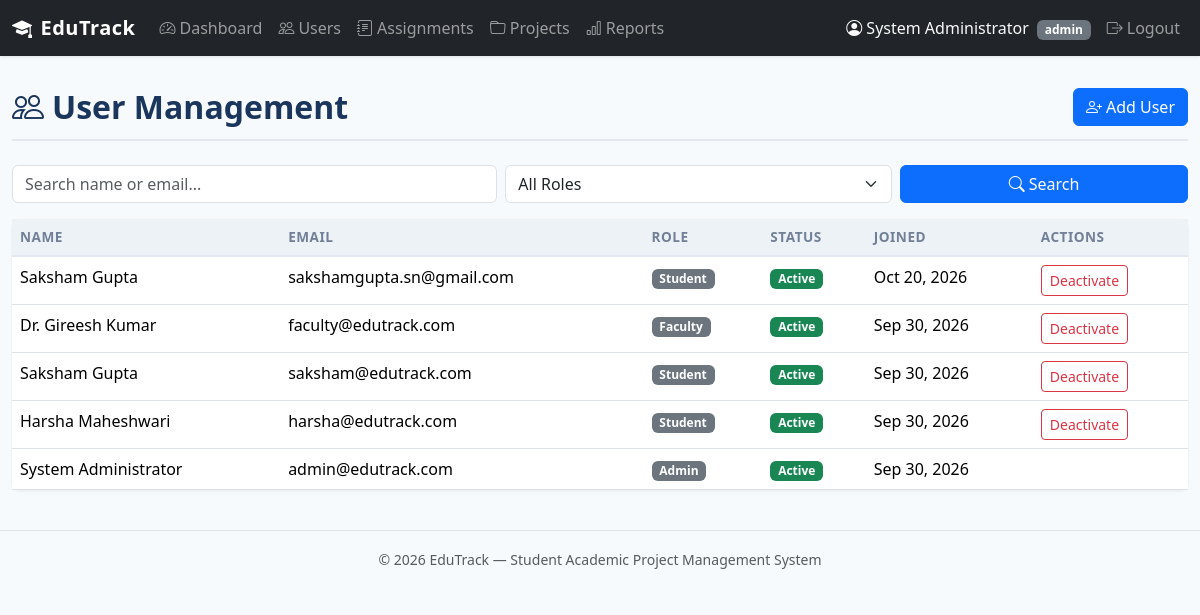
Screenshot of /admin/users (signed in) with the database file from the repository.
### tables this page shows
CREATE TABLE users (
    user_id INTEGER PRIMARY KEY AUTOINCREMENT,
    name TEXT NOT NULL,
    email TEXT UNIQUE NOT NULL,
    password_hash TEXT NOT NULL,
    role TEXT NOT NULL CHECK(role IN ('student', 'faculty', 'admin')),
    is_active INTEGER NOT NULL DEFAULT 1,
    created_at TIMESTAMP DEFAULT CURRENT_TIMESTAMP
);

### routes/admin.py (the view)
@admin_bp.route('/users')
@role_required('admin')
def users():
    q = request.args.get('q', '')
    role_filter = request.args.get('role', '')
    sql = "SELECT user_id, name, email, role, is_active, created_at FROM users WHERE 1=1"
    params = []
    if q:
        sql += " AND (name LIKE ? OR email LIKE ?)"
        params.extend([f"%{q}%", f"%{q}%"])
    if role_filter:
        sql += " AND role = ?"
        params.append(role_filter)
    sql += " ORDER BY created_at DESC"
    all_users = query_db(sql, params)
    return render_template('admin/users.html', users=all_users,
                           q=q, role_filter=role_filter)

### db.py (called while the page is built)
def get_db():
    if 'db' not in g:
        g.db = sqlite3.connect(
            current_app.config['DATABASE'],
            detect_types=sqlite3.PARSE_DECLTYPES
        )
        g.db.row_factory = sqlite3.Row
        g.db.execute('PRAGMA foreign_keys = ON')
    return g.db

def query_db(query, args=(), one=False):
    cur = get_db().execute(query, args)
    rv = cur.fetchall()
    cur.close()
    return (rv[0] if rv else None) if one else rv

### routes/__init__.py (called while the page is built)
def role_required(role):
    def decorator(f):
        @wraps(f)
        def decorated_function(*args, **kwargs):
            if 'user_id' not in session:
                flash('Please log in to access this page.', 'warning')
                return redirect(url_for('auth.login'))
            if session.get('role') != role:
                abort(403)
            return f(*args, **kwargs)
        return decorated_function
    return decorator

### routes/auth.py (called while the page is built)
@auth_bp.app_context_processor
def inject_unread_count():
    if 'user_id' in session:
        count = query_db(
            'SELECT COUNT(*) AS cnt FROM notifications WHERE user_id = ? AND is_read = 0',
            [session['user_id']], one=True
        )
        return {'unread_count': count['cnt'] if count else 0}
    return {'unread_count': 0}

### templates/admin/users.html (shortened to what this page needs)
{% extends "base.html" %}
{% block content %}
<div class="page-header d-flex justify-content-between align-items-center">
    <h2><i class="bi bi-people me-2"></i>User Management</h2>
    <a href="{{ url_for('admin.user_create') }}" class="btn btn-primary"><i class="bi bi-person-plus me-1"></i>Add User</a>
</div>
<form method="GET" class="row g-2 mb-3">
    <div class="col-md-5"><input type="text" name="q" class="form-control" placeholder="Search name or email..." value="{{ q }}"></div>
    <div class="col-md-4">
        <select name="role" class="form-select">
            <option value="">All Roles</option>
        </select>
    </div>
    <div class="col-md-3"><button type="submit" class="btn btn-primary w-100"><i class="bi bi-search me-1"></i>Search</button></div>
</form>
<div class="card"><div class="card-body p-0">
    <div class="table-responsive">
        <table class="table table-hover mb-0">
            <thead><tr><th>Name</th><th>Email</th><th>Role</th><th>Status</th><th>Joined</th><th>Actions</th></tr></thead>
            <tbody>
            {% for u in users %}
            <tr>
                <td>{{ u['name'] }}</td>
                <td>{{ u['email'] }}</td>
                <td><span class="badge bg-secondary text-capitalize">{{ u['role'] }}</span></td>
                <td>
                    {% if u['is_active'] %}
                    <span class="badge bg-success">Active</span>
                    {% else %}
                    <span class="badge bg-danger">Inactive</span>
                    {% endif %}
                </td>
                <td>{{ u['created_at']|format_date }}</td>
                <td>
                    {% if u['user_id'] != session.get('user_id') %}
                    <form method="POST" action="{{ url_for('admin.toggle_user_active', user_id=u['user_id']) }}" class="d-inline">
                        <button type="submit" class="btn btn-sm btn-outline-{{ 'danger' if u['is_active'] else 'success' }}">
                            {{ 'Deactivate' if u['is_active'] else 'Activate' }}
                        </button>
                    </form>
                    {% endif %}
                </td>
            </tr>
            {% endfor %}
            </tbody>
        </table>
    </div>
</div></div>
{% endblock %}

### templates/base.html (shortened to what this page needs)
<!DOCTYPE html>
<html lang="en">
<head>
    <link href="https://cdn.jsdelivr.net/npm/bootstrap@5.3.2/dist/css/bootstrap.min.css" rel="stylesheet">
    <link href="https://cdn.jsdelivr.net/npm/bootstrap-icons@1.11.2/font/bootstrap-icons.min.css" rel="stylesheet">
    <link href="{{ url_for('static', filename='css/style.css') }}" rel="stylesheet">
</head>
<body>
    <nav class="navbar navbar-expand-lg navbar-dark bg-dark">
        <div class="container-fluid">
            <a class="navbar-brand" href="/">
                <i class="bi bi-mortarboard-fill me-2"></i>EduTrack
            </a>
            <div class="collapse navbar-collapse" id="navbarNav">
                {% if session.get('user_id') %}
                <ul class="navbar-nav me-auto">
                    {% if session.get('role') == 'student' %}
                    <li class="nav-item"><a class="nav-link" href="{{ url_for('student.dashboard') }}"><i class="bi bi-speedometer2 me-1"></i>Dashboard</a></li>
                    <li class="nav-item"><a class="nav-link" href="{{ url_for('student.assignments') }}"><i class="bi bi-journal-text me-1"></i>Assignments</a></li>
                    <li class="nav-item"><a class="nav-link" href="{{ url_for('student.teams') }}"><i class="bi bi-people me-1"></i>Teams</a></li>
                    <li class="nav-item"><a class="nav-link" href="{{ url_for('student.notifications') }}"><i class="bi bi-bell me-1"></i>Notifications{% if unread_count %} <span class="badge bg-danger">{{ unread_count }}</span>{% endif %}</a></li>
                    {% elif session.get('role') == 'admin' %}
                    <li class="nav-item"><a class="nav-link" href="{{ url_for('admin.dashboard') }}"><i class="bi bi-speedometer2 me-1"></i>Dashboard</a></li>
                    <li class="nav-item"><a class="nav-link" href="{{ url_for('admin.users') }}"><i class="bi bi-people me-1"></i>Users</a></li>
                    <li class="nav-item"><a class="nav-link" href="{{ url_for('admin.assignments') }}"><i class="bi bi-journal-text me-1"></i>Assignments</a></li>
                    <li class="nav-item"><a class="nav-link" href="{{ url_for('admin.projects') }}"><i class="bi bi-folder me-1"></i>Projects</a></li>
                    <li class="nav-item"><a class="nav-link" href="{{ url_for('admin.reports') }}"><i class="bi bi-bar-chart me-1"></i>Reports</a></li>
                    {% endif %}
                </ul>
                <ul class="navbar-nav">
                    <li class="nav-item">
                        <span class="nav-link text-light">
                            <i class="bi bi-person-circle me-1"></i>{{ session.get('user_name', '') }}
                            <span class="badge bg-secondary ms-1">{{ session.get('role', '') }}</span>
                        </span>
                    </li>
                    <li class="nav-item">
                        <a class="nav-link" href="{{ url_for('auth.logout') }}"><i class="bi bi-box-arrow-right me-1"></i>Logout</a>
                    </li>
                </ul>
                {% endif %}
            </div>
        </div>
    </nav>
    <main class="container-fluid py-3">
        {% block content %}{% endblock %}
    </main>
    <footer class="text-center py-3 mt-4 border-top">
        <small class="text-muted">&copy; 2026 EduTrack — Student Academic Project Management System</small>
    </footer>
</body>
</html>

### static/css/style.css (style rules this page uses)
:root { --primary: #2c5282; --primary-dark: #1a365d; --primary-light: #ebf4ff; --success: #276749; --warning: #c05621; --danger: #c53030; --gray-50: #f7fafc; --gray-100: #edf2f7; --gray-200: #e2e8f0; --gray-500: #a0aec0; --gray-600: #718096; --gray-700: #4a5568; --gray-800: #2d3748; --gray-900: #1a202c; }
body { font-family: 'Segoe UI', system-ui, -apple-system, sans-serif; background: var(--gray-50); color: var(--gray-800); min-height: 100vh; }
.navbar-brand { font-weight: 700; letter-spacing: .5px; }
.navbar { box-shadow: 0 1px 3px rgba(0,0,0,.1); }
.card { border: none; border-radius: .5rem; box-shadow: 0 1px 3px rgba(0,0,0,.08); transition: box-shadow .2s; }
.table th { background: var(--gray-100); font-size: .85rem; text-transform: uppercase; letter-spacing: .5px; color: var(--gray-600); border-bottom: 2px solid var(--gray-200); }
.page-header { margin-bottom: 1.5rem; padding-bottom: .75rem; border-bottom: 2px solid var(--gray-200); }
.page-header h2 { font-weight: 700; color: var(--primary-dark); margin: 0; }

### rows the page displays
users: get "System Administrator", get "admin", name "System Administrator", email "admin@edutrack.com", role "Admin", is_active "Active", created_at "Sep 30, 2026"
users: name "Saksham Gupta", email "sakshamgupta.sn@gmail.com", role "Student", shows "Active", created_at "Oct 20, 2026", is_active "Deactivate"
users: name "Dr. Gireesh Kumar", email "faculty@edutrack.com", role "Faculty", shows "Active", created_at "Sep 30, 2026", is_active "Deactivate"
users: name "Saksham Gupta", email "saksham@edutrack.com", role "Student", shows "Active", created_at "Sep 30, 2026", is_active "Deactivate"
users: name "Harsha Maheshwari", email "harsha@edutrack.com", role "Student", shows "Active", created_at "Sep 30, 2026", is_active "Deactivate"
